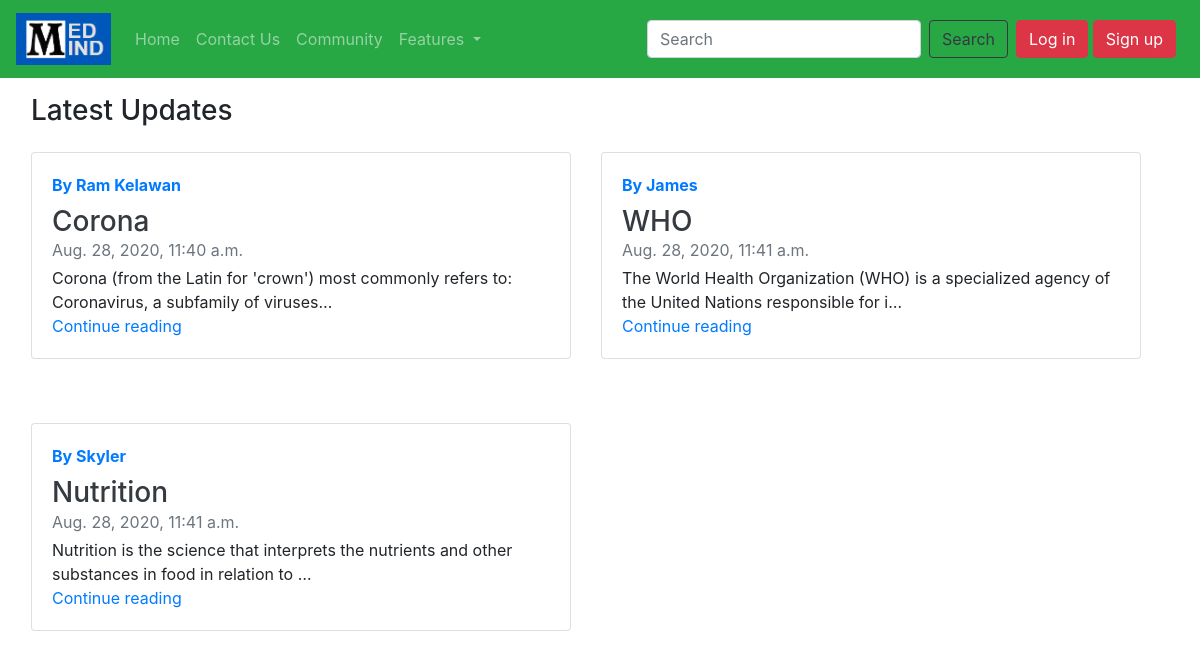
/latestupdates/, run on the app's committed database.
### latestupdates/models.py (models this page shows, shortened)
class Post(models.Model):
    sno = models.AutoField(primary_key=True)
    title = models.CharField(max_length=255)
    content = models.TextField()
    author =  models.CharField(max_length=255)
    slug =  models.CharField(max_length=255)
    timeStamp = models.DateTimeField(blank = True)

### latestupdates/views.py (the view)
# urls.py: path('', views.updateshome,name="updateshome"),
def updateshome(request):
    allPosts = Post.objects.all()
    context = {'allPosts':allPosts}
    return render(request,'latestupdates/home.html',context)

### templates/latestupdates/home.html (shortened to what this page needs)
{% extends 'base.html' %}
{% block body %}
<div class="container m-3">
    <h3>Latest Updates</h3>
    <div class="row mb-2">
    {% for post in allPosts  %}
        <div class="col-md-6 my-3">
            <div class="card flex-md-row mb-4 box-shadow h-md-250">
                <div class="card-body d-flex flex-column align-items-start">
                    <strong class="d-inline-block mb-2 text-primary">By {{post.author}}</strong>
                    <h3 class="mb-0">
                        <a class="text-dark" href="/latestupdates/{{post.slug}}">{{post.title}} </a>
                    </h3>
                    <div class="mb-1 text-muted">{{post.timeStamp}}</div>
                    <p class="card-text mb-auto">{{post.content|truncatechars:100}}</p>
                    <a href="/latestupdates/{{post.slug}}">Continue reading</a>
                </div>
            </div>
        </div>
    {% if forloop.counter|divisibleby:2 %}
    </div>
    <div class="row mb-2">
    {% endif %}
    {% endfor %}
</div>
</div>
{% endblock body %}

### data on the page
Post: author "Ram Kelawan", title "Corona", timeStamp "Aug. 28, 2020, 11:40 a.m.", content "Corona (from the Latin for 'crown') most commonly refers to: Coronavirus, a subfamily of viruses…"
Post: author "James", title "WHO", timeStamp "Aug. 28, 2020, 11:41 a.m.", content "The World Health Organization (WHO) is a specialized agency of the United Nations responsible for i…"
Post: author "Skyler", title "Nutrition", timeStamp "Aug. 28, 2020, 11:41 a.m.", content "Nutrition is the science that interprets the nutrients and other substances in food in relation to …"
